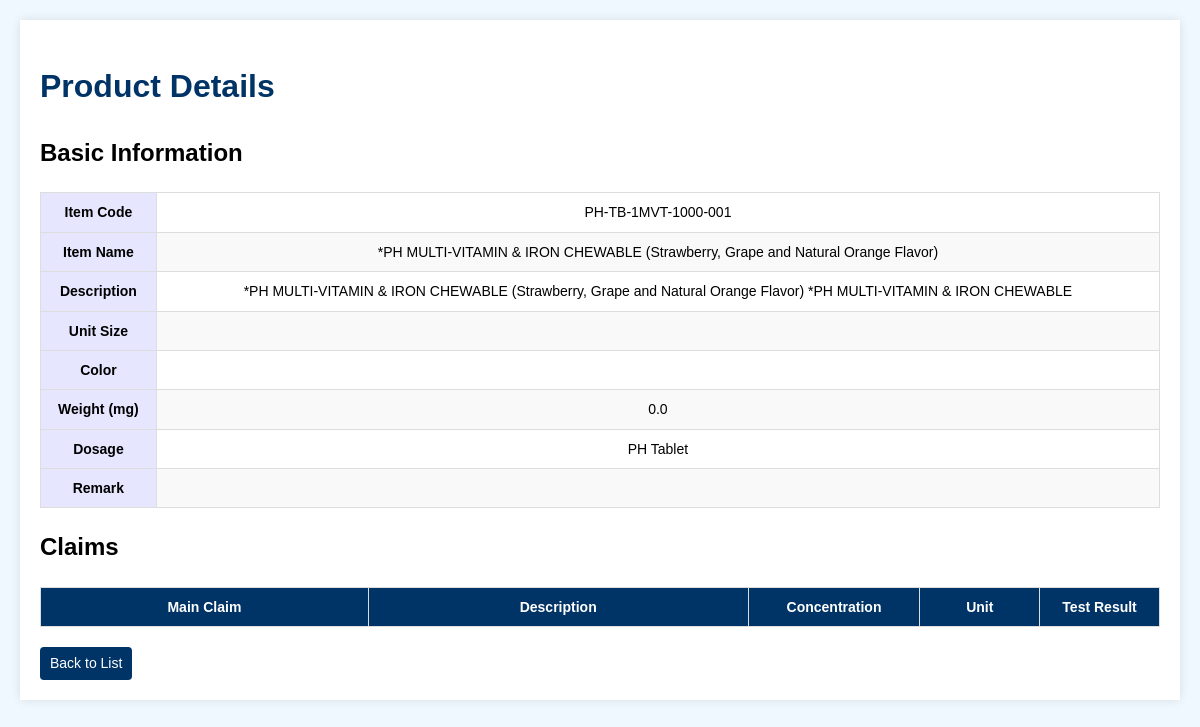
The page /view/PH-TB-1MVT-1000-001 (signed in) on the database as committed earlier.
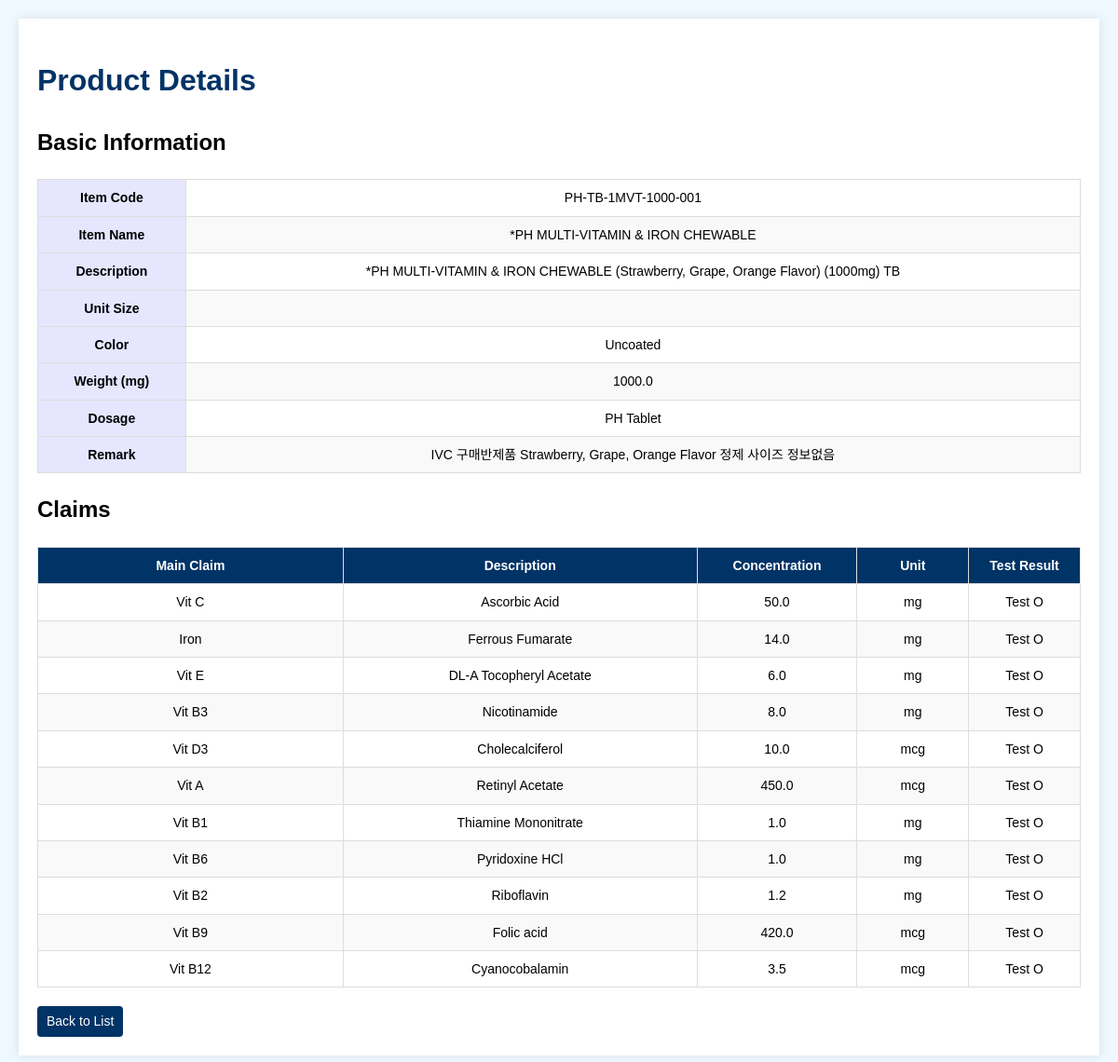
The same page on the database as committed later.
### tables this page shows
CREATE TABLE products (
            id INTEGER PRIMARY KEY AUTOINCREMENT,
            item_code TEXT UNIQUE NOT NULL,
            item_name TEXT,
            description TEXT,
            unit_size TEXT,
            color TEXT,
            weight REAL
        , dosage TEXT, remark TEXT);

CREATE TABLE claims (
            id INTEGER PRIMARY KEY AUTOINCREMENT,
            product_id INTEGER,
            claim_main TEXT,
            claim_description TEXT,
            claim_concentration REAL, claim_unit TEXT DEFAULT 'mg', test_result TEXT,
            FOREIGN KEY (product_id) REFERENCES products(id) ON DELETE CASCADE
        );

### app.py (the view)
@app.route('/view/<item_code>')
def view_product(item_code):
    db = get_db()
    cursor = db.cursor()
    cursor.execute('SELECT * FROM products WHERE item_code = ?', (item_code,))
    product = cursor.fetchone()
    if not product:
        flash("해당 제품을 찾을 수 없습니다.", "danger")
        return redirect(url_for("index"))
    cursor.execute('''
    SELECT claim_main, claim_description, claim_concentration, claim_unit, test_result
    FROM claims
    LEFT JOIN products ON claims.product_id = products.id
    WHERE products.item_code = ?
    ''', (item_code,))
    claims = cursor.fetchall()
    return render_template('view.html', product=product, claims=claims)

### app.py (called while the page is built)
@app.before_request
def before_request_func():
    global app_initialized
    if not app_initialized:
        with app.app_context():
            initialize_database()
            load_configurations()
        app_initialized = True

@app.before_request
def require_login():
    allowed_routes = ["login", "autocomplete", "static"]
    if "role" not in session and request.endpoint not in allowed_routes and not request.path.startswith('/static'):
        return redirect(url_for("login"))

def get_db():
    db = getattr(g, '_database', None)
    if db is None:
        db = g._database = sqlite3.connect(DB_FILE_PATH)
        db.row_factory = sqlite3.Row  # 컬럼명으로 접근 가능하도록 설정
    return db

@app.teardown_appcontext
def close_connection(exception):
    db = getattr(g, '_database', None)
    if db is not None:
        db.close()

### templates/view.html (shortened to what this page needs)
<!DOCTYPE html>
<html lang="en">
<head>
</head>
<body>
    <div class="container">
        <h1>Product Details</h1>
        <h2>Basic Information</h2>
        <table class="basic-info">
            <tr>
                <th>Item Code</th>
                <td>{{ product[1] }}</td>
            </tr>
            <tr>
                <th>Item Name</th>
                <td>{{ product[2] }}</td>
            </tr>
            <tr>
                <th>Description</th>
                <td>{{ product[3] }}</td>
            </tr>
            <tr>
                <th>Unit Size</th>
                <td>{{ product[4] }}</td>
            </tr>
            <tr>
                <th>Color</th>
                <td>{{ product[5] }}</td>
            </tr>
            <tr>
                <th>Weight (mg)</th>
                <td>{{ product[6] }}</td>
            </tr>
            <tr>
                <th>Dosage</th>
                <td>
                    {% if product[1].startswith('A-TB-') %}
                        Tablet
                    {% elif product[1].startswith('A-SG-') %}
                        Softgel
                    {% elif product[1].startswith('A-HC-') %}
                        Hard Capsule
                    {% elif product[1].startswith('A-SH-') %}
                        Sachet
                    {% elif product[1].startswith('A-PW-') %}
                        Powder
                    {% elif product[1].startswith('A-LQ-') %}
                        Liquid
                    {% elif 'PH-TB-' in product[1] %}
                        PH Tablet
                    {% elif 'PH-HC-' in product[1] %}
                        PH Hard Capsule
                    {% elif 'PH-SG-' in product[1] %}
                        PH Softgel
                    {% else %}
                        Unknown
                    {% endif %}
                </td>
            </tr>
            <tr>
                <th>Remark</th>
                <td>{{ product[8] }}</td>
            </tr>
        </table>
        <h2>Claims</h2>
        <table class="claims-table">
            <thead>
                <tr>
                    <th>Main Claim</th>
                    <th>Description</th>
                    <th>Concentration</th>
                    <th>Unit</th>
                    <th>Test Result</th>
                </tr>
            </thead>
            <tbody>
                {% for claim in claims %}
                <tr>
                    <td>{{ claim[0] }}</td>
                    <td>{{ claim[1] }}</td>
                    <td>{{ claim[2] }}</td>
                    <td>{{ claim[3] }}</td>
                    <td>{{ claim[4] }}</td>
                </tr>
                {% endfor %}
            </tbody>
        </table>
        <a href="#" class="btn" onclick="history.back(); return false;">Back to List</a>
    </div>
</body>
</html>

### templates/view.html (style rules this page uses)
body { font-family: Arial, sans-serif; line-height: 1.6; margin: 0; padding: 20px; background-color: #f0f8ff; }
.container { max-width: 1500px; margin: auto; background: white; padding: 20px; box-shadow: 0 0 10px rgba(0,0,0,0.1); }
h1 { color: #003366; }
table { width: 100%; border-collapse: collapse; margin-bottom: 20px; font-size: 14px; }
th, td { padding: 8px; border: 1px solid #ddd; text-align: center; }
th { background-color: #003366; color: white; font-weight: bold; }
tr:nth-child(even) { background-color: #f9f9f9; }
.btn { display: inline-block; padding: 5px 10px; background-color: #003366; color: white; text-decoration: none; border-radius: 4px; font-size: 14px; }
.basic-info th { text-align: center; color: Black; background-color: #e6e6ff; }
.claims-table { table-layout: fixed; width: 100%; }
.claims-table th { text-align: center; }
.claims-table td { word-wrap: break-word; word-break: break-all; white-space: normal; }
.claims-table td:nth-child(3), .claims-table td:nth-child(4), .claims-table td:nth-child(5) { text-align: center; }
.claims-table th:nth-child(1) { width: 30%; }
.claims-table th:nth-child(2) { width: 35%; }
.claims-table th:nth-child(3) { width: 15%; }
.claims-table th:nth-child(4) { width: 10%; }
.claims-table th:nth-child(5) { width: 10%; }

Rows that differ between the two databases and show on the page:
changed products "PH-TB-1MVT-1000-001": item_name "*PH MULTI-VITAMIN & IRON CHEWABLE (Strawberry, Grape and Natural Orange Flavor)" → "*PH MULTI-VITAMIN & IRON CHEWABLE"; description "*PH MULTI-VITAMIN & IRON CHEWABLE (Strawberry, Grape and Natural Orange Flavor) *PH MULTI-VITAMIN & IRON CHEWABLE" → "*PH MULTI-VITAMIN & IRON CHEWABLE (Strawberry, Grape, Orange Flavor) (1000mg) TB"; color (not shown) → "Uncoated"; weight "0.0" → "1000.0"; remark (not shown) → "IVC 구매반제품 Strawberry, Grape, Orange Flavor 정제 사이즈 정보없음"
added claims: claim_main "Vit C", claim_description "Ascorbic Acid", claim_concentration "50.0", claim_unit "mg", test_result "Test O"
added claims: claim_main "Iron", claim_description "Ferrous Fumarate", claim_concentration "14.0", claim_unit "mg", test_result "Test O"
added claims: claim_main "Vit E", claim_description "DL-A Tocopheryl Acetate", claim_concentration "6.0", claim_unit "mg", test_result "Test O"
added claims: claim_main "Vit B3", claim_description "Nicotinamide", claim_concentration "8.0", claim_unit "mg", test_result "Test O"
added claims: claim_main "Vit D3", claim_description "Cholecalciferol", claim_concentration "10.0", claim_unit "mcg", test_result "Test O"
added claims: claim_main "Vit A", claim_description "Retinyl Acetate", claim_concentration "450.0", claim_unit "mcg", test_result "Test O"
added claims: claim_main "Vit B1", claim_description "Thiamine Mononitrate", claim_concentration "1.0", claim_unit "mg", test_result "Test O"
added claims: claim_main "Vit B6", claim_description "Pyridoxine HCl", claim_concentration "1.0", claim_unit "mg", test_result "Test O"
added claims: claim_main "Vit B2", claim_description "Riboflavin", claim_concentration "1.2", claim_unit "mg", test_result "Test O"
added claims: claim_main "Vit B9", claim_description "Folic acid", claim_concentration "420.0", claim_unit "mcg", test_result "Test O"
added claims: claim_main "Vit B12", claim_description "Cyanocobalamin", claim_concentration "3.5", claim_unit "mcg", test_result "Test O"
